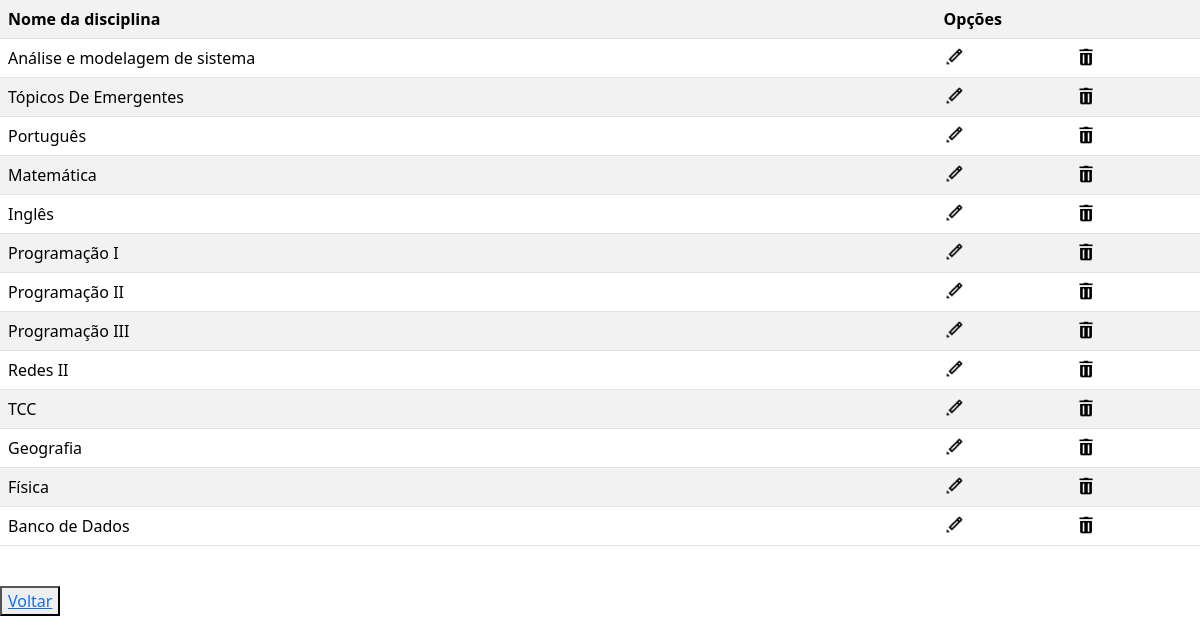
/crud/crud_disciplina/listar.php (signed in), run on an earlier commit of the app's database.
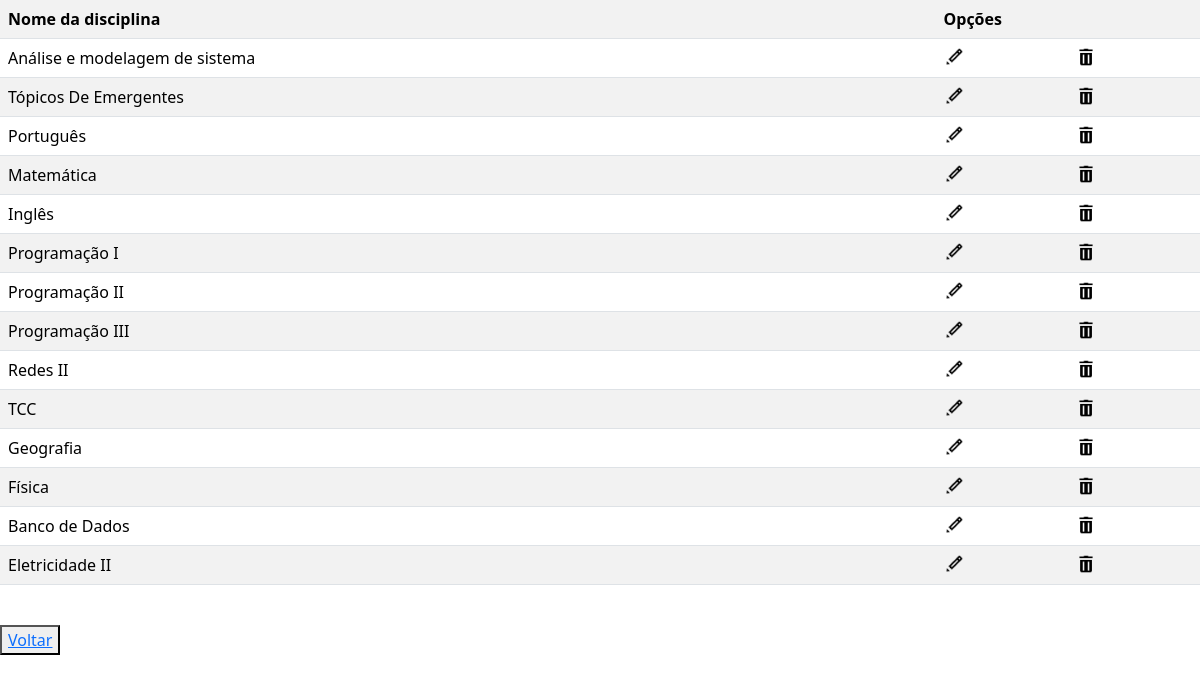
And on a later commit of the database.
### tables this page shows
CREATE TABLE IF NOT EXISTS `disciplina` (
  `id_disciplinas` int NOT NULL AUTO_INCREMENT,
  `nome_disciplina` varchar(255) DEFAULT NULL,
  PRIMARY KEY (`id_disciplinas`)
);

### crud/crud_disciplina/listar.php (the view, shortened to what this page needs)
<?php
echo "<link rel='stylesheet' href='../../css/bootstrap.min.css'>";
include('../../conecta.php');
$sql = "SELECT * FROM disciplina";
$resultado = mysqli_query($conexao,$sql);
echo '<table class="table table-white table-striped">
<tr>
<th scope="col">Nome da disciplina</th>
<th colspan=3>Opções</th>
</tr>';
while ($dados = mysqli_fetch_assoc($resultado)) {
echo '<tr>';
echo '<td>'.$dados['nome_disciplina'] .'</td>';
echo '<td> <a href="formedit.php?id_disciplinas='.$dados['id_disciplinas'].'"> <img src="imagens/editar.png" width="20" height="20"> </a> </td>';
echo '<td> <a href="excluir?id_disciplinas='.$dados['id_disciplinas'].'"> <img src="imagens/excluir.png" width="20" height="20"> </a> </td>';
echo '</tr>';
}
echo '</table>'."<br>";
echo '<button><a href="index.php">Voltar</a></button>';
?>

What changed in the data, as far as the page shows it:
added disciplina: nome_disciplina "Eletricidade II"
